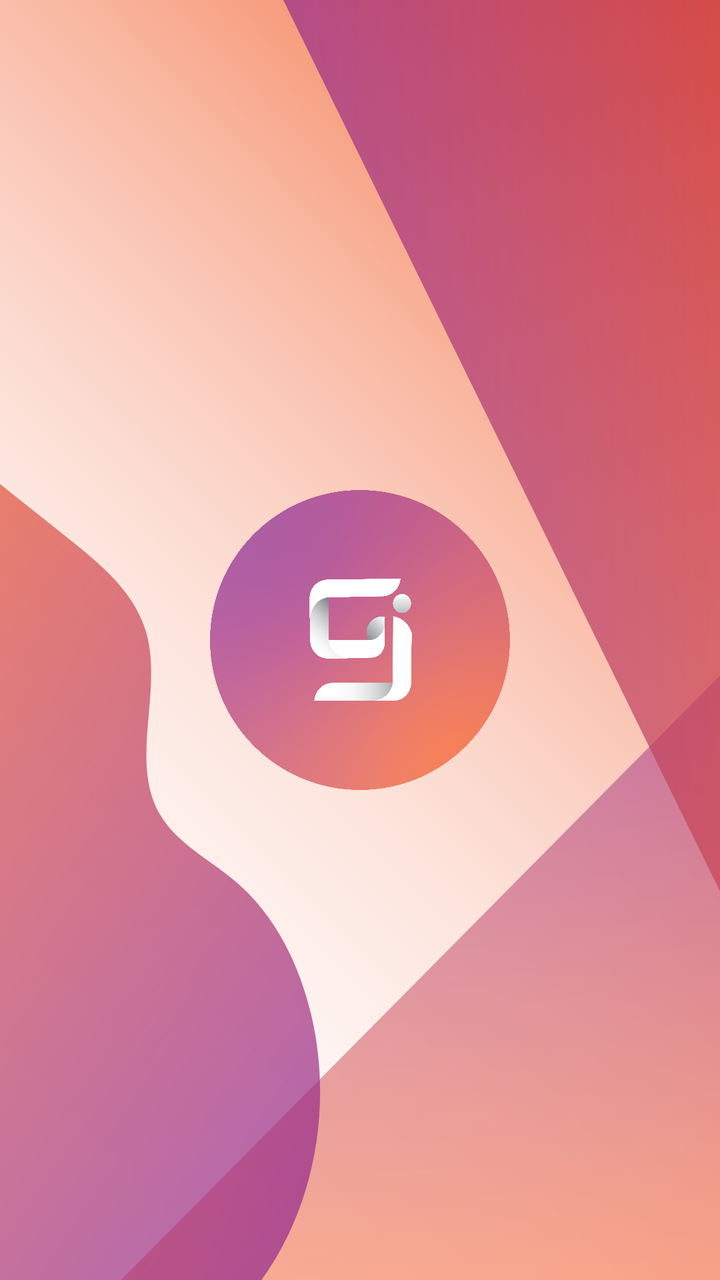
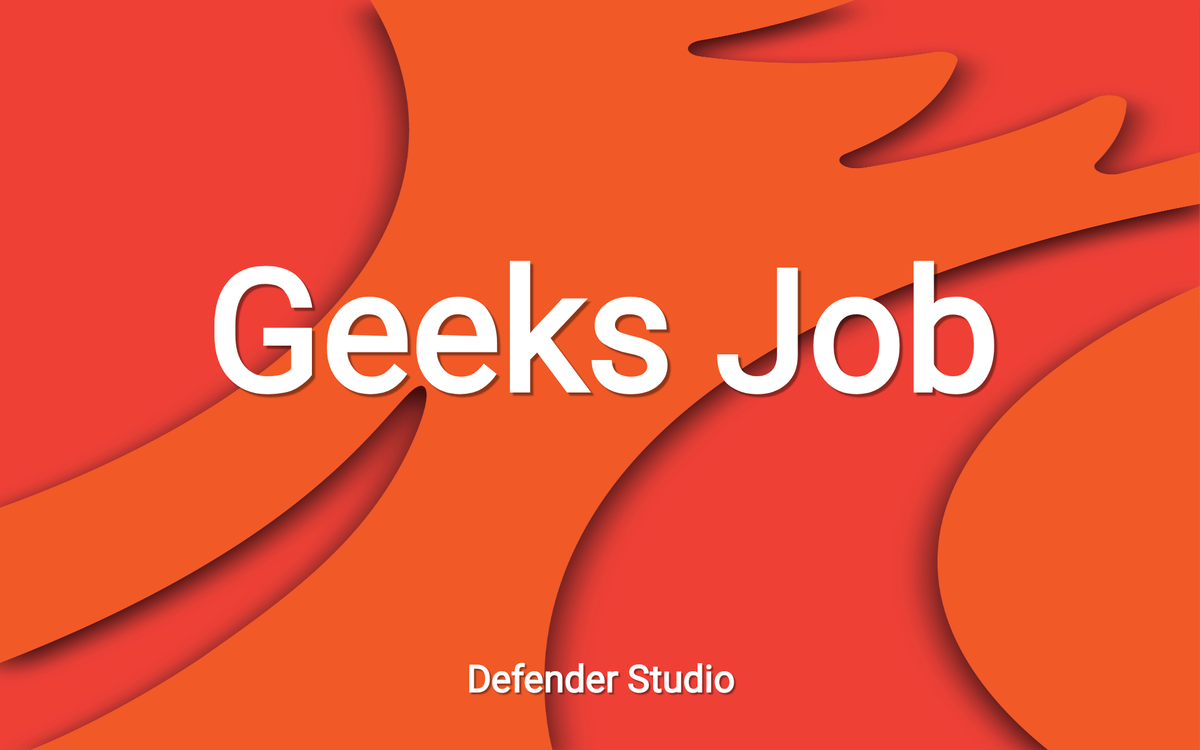

An Android layout and its configuration variant, each rendered on a device that would load it. The default file and the variant file are quoted in full after the pictures.
<!-- AndroidManifest.xml: application theme Theme.GeeksJob -->
<!-- res/layout/splash_screen.xml -->
<?xml version="1.0" encoding="utf-8"?>
<androidx.constraintlayout.widget.ConstraintLayout xmlns:android="http://schemas.android.com/apk/res/android"
    xmlns:app="http://schemas.android.com/apk/res-auto"
    android:layout_width="match_parent"
    android:layout_height="match_parent"
    xmlns:tools="http://schemas.android.com/tools"
    android:orientation="vertical"
    tools:context=".SplashScreen"
    android:background="@drawable/splash">

    <ImageView
        android:id="@+id/appLogo"
        android:layout_width="150dp"
        android:layout_height="150dp"
        android:background="@drawable/logo_pro"
        app:layout_constraintBottom_toBottomOf="parent"
        app:layout_constraintEnd_toEndOf="parent"
        app:layout_constraintStart_toStartOf="parent"
        app:layout_constraintTop_toTopOf="parent"
        android:contentDescription="@string/app_logo" />


</androidx.constraintlayout.widget.ConstraintLayout>
<!-- resources referenced by this layout -->
<resources>
  <!-- drawable logo_pro: png bitmap (drawable, 755821 bytes) -->
  <!-- drawable splash: vector/xml drawable (drawable, 4593 chars, omitted) -->
  <string name="app_logo">App Logo</string>
  <style name="Theme.GeeksJob" parent="Theme.MaterialComponents.Light.NoActionBar">
          
          <item name="colorPrimary">@color/orange</item>
          <item name="colorPrimaryVariant">@color/deep_orange</item>
          <item name="colorOnPrimary">@color/white</item>
          
          <item name="colorSecondary">@color/green</item>
          <item name="colorSecondaryVariant">@color/red</item>
          <item name="colorOnSecondary">@color/gray</item>
          
          <item name="android:statusBarColor" tools:targetApi="l">?attr/colorPrimaryVariant</item>
          
          <item name="android:colorButtonNormal">@color/green</item>
          <item name="android:windowAnimationStyle">@style/CustomActivityAnimation</item>
      </style>
  <color name="orange">#F15A24</color>
  <color name="deep_orange">#FF4300</color>
  <color name="white">#FFFFFFFF</color>
  <color name="green">#3E9142</color>
  <color name="red">#FF0000</color>
  <color name="gray">#676767</color>
  <style name="CustomActivityAnimation" parent="@android:style/Animation.Activity">
          <item name="android:activityOpenEnterAnimation">@anim/slide_in_right</item>
          <item name="android:activityOpenExitAnimation">@anim/slide_out_left</item>
          <item name="android:activityCloseEnterAnimation">@anim/slide_in_left</item>
          <item name="android:activityCloseExitAnimation">@anim/slide_out_right</item>
      </style>
</resources>
<!-- res/layout-sw720dp/splash_screen.xml (the repository's variant of the layout above) -->
<!-- drawn on a large tablet held sideways -->
<?xml version="1.0" encoding="utf-8"?>
<LinearLayout xmlns:android="http://schemas.android.com/apk/res/android"
    android:layout_width="match_parent"
    android:layout_height="match_parent"
    xmlns:tools="http://schemas.android.com/tools"
    android:orientation="vertical"
    tools:context=".SplashScreen"
    android:background="@drawable/sign_in_480">

    <TextView
        android:id="@+id/app_name"
        android:layout_width="match_parent"
        android:layout_height="0dp"
        android:layout_weight=".10"
        android:gravity="center"
        android:text="@string/app_name"
        android:textAlignment="center"
        android:textColor="@color/white"
        android:textSize="180sp"
        android:shadowColor="@color/black_overlay"
        android:shadowDx="5.0"
        android:shadowDy="5.0"
        android:shadowRadius="1"
        android:textStyle="bold"
        android:fontFamily="@font/geeks_job_medium" />


    <TextView
        android:id="@+id/company_name"
        android:layout_width="match_parent"
        android:layout_height="wrap_content"
        android:fontFamily="@font/geeks_job_medium"
        android:text="@string/company_name"
        android:textAlignment="center"
        android:textColor="@color/white"
        android:textSize="40sp"
        android:textStyle="bold"
        android:layout_marginBottom="50dp"
        android:shadowColor="@color/black_overlay"
        android:shadowDx="3.0"
        android:shadowDy="3.0"
        android:shadowRadius="1"/>

</LinearLayout>
<!-- resources referenced by the variant -->
<!-- as a large tablet held sideways resolves them -->
<resources>
  <color name="black_overlay">#66000000</color>
  <color name="white">#FFFFFFFF</color>
  <!-- drawable sign_in_480: png bitmap (drawable-xxhdpi, 565347 bytes) -->
  <string name="app_name">Geeks Job</string>
  <string name="company_name">Defender Studio</string>
  <style name="Theme.GeeksJob" parent="Theme.MaterialComponents.Light.NoActionBar">
          
          <item name="colorPrimary">@color/orange</item>
          <item name="colorPrimaryVariant">@color/deep_orange</item>
          <item name="colorOnPrimary">@color/white</item>
          
          <item name="colorSecondary">@color/green</item>
          <item name="colorSecondaryVariant">@color/red</item>
          <item name="colorOnSecondary">@color/gray</item>
          
          <item name="android:statusBarColor" tools:targetApi="l">?attr/colorPrimaryVariant</item>
          
          <item name="android:colorButtonNormal">@color/green</item>
          <item name="android:windowAnimationStyle">@style/CustomActivityAnimation</item>
      </style>
  <color name="orange">#F15A24</color>
  <color name="deep_orange">#FF4300</color>
  <color name="green">#3E9142</color>
  <color name="red">#FF0000</color>
  <color name="gray">#676767</color>
  <style name="CustomActivityAnimation" parent="@android:style/Animation.Activity">
          <item name="android:activityOpenEnterAnimation">@anim/slide_in_right</item>
          <item name="android:activityOpenExitAnimation">@anim/slide_out_left</item>
          <item name="android:activityCloseEnterAnimation">@anim/slide_in_left</item>
          <item name="android:activityCloseExitAnimation">@anim/slide_out_right</item>
      </style>
</resources>
